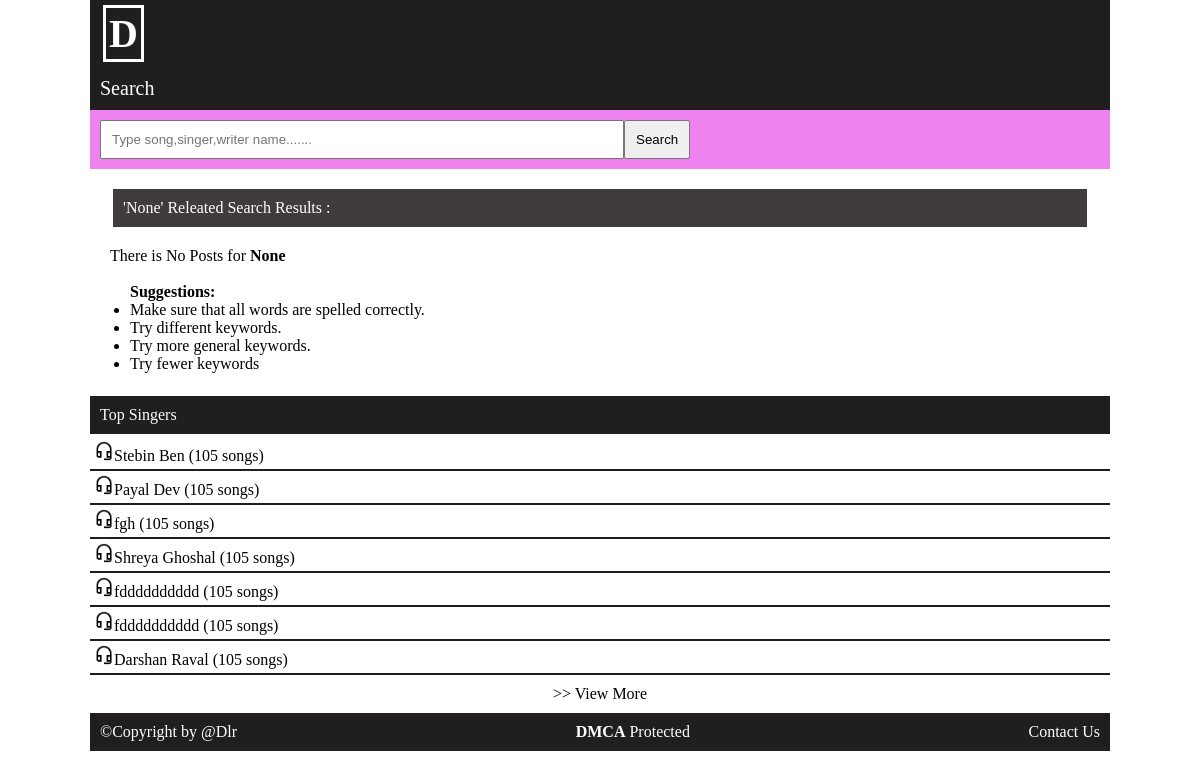
Screenshot of /search with the database file from the repository.
### home/models.py (models this page shows, shortened)
class Song(models.Model):
    SongName=models.CharField(max_length=1000)
    Lyrics=models.TextField()
    SongWriter=models.CharField(max_length=1000)
    Genere=models.ForeignKey(Genere, on_delete=models.CASCADE)
    singerName=models.ManyToManyField(Singer)
    YoutubeId=models.CharField(max_length=20)
    Short=models.TextField()
    DateTime=models.DateField(auto_now=False, auto_now_add=False)
    Album=models.CharField(max_length=50,null=True,blank=True)
    Slug=models.SlugField(max_length=40,null=True,blank=True,unique=True)
    View=models.IntegerField(default=0)
    class Meta:
        ordering = ['-pk']

class Singer(models.Model):
    Name=models.CharField(max_length=50)
    class Meta:
        ordering = ['-pk']

### home/views.py (the view)
# urls.py: path("search",views.search,name='search'),
def search(request):
    searc=request.GET.get('q')
    posts=Song.objects.filter(SongName__contains=str(searc))
    postlen=len(posts)
    context={
        'labex':f"'{searc}' Releated Search Results :",
        'label':searc,
        'postlength':postlen,
        'posts':posts,
        'sing':find(7,Singer),
    }
    return render(request,'label.html',context)

### home/views.py (called while the page is built)
def find(num,argsss):
    result=argsss.objects.all()[:int(num)]
    return result

### templates/label.html (shortened to what this page needs)
{% extends 'base.html' %}
{% block content_writing %}
{% if postlength == 0 %}
<div class="content-writing">
    <div class="content">
    <p class="breadcumbs">
    {{labex | safe}}
    </p></div>
<div class="short">
                    <p style="font: size 20px;">There is No Posts for <b>{{label}}</b></p><br>
                        <ul style="padding-left:20px ;"><b>Suggestions:</b>
                        <li>Make sure that all words are spelled correctly.</li>
                        <li>Try different keywords.</li>
                        <li>Try more general keywords.</li>
                        <li>Try fewer keywords</li>
                        </ul>
                </div>
</div>
{% endif %}
{% endblock content_writing %}

### templates/base.html (shortened to what this page needs)
<!DOCTYPE html>
<html lang="en">
<head>
    {% load static %}
    <link rel="stylesheet" href="{% static 'css/style.css' %}">
</head>
<body>
    <div class="container">
        <div class="logo">
            <a href="/"><b>D</b>{{setup.Site_Name}}</a>
        </div>
        <div class="search-content">
            <p>Search</p>
            <form action="/search" method="get">
                <input type="text" placeholder="Type song,singer,writer name......." name="q"
                    required><button>Search</button>
            </form>
        </div>
        {% block content_writing %}
        {% endblock content_writing %}
        <div class="singers">
                <p>Top Singers</p>
            <ul class="singers-list">
            {% for singers in sing %}
                <li><a href="/singer/{{singers.Name}}"><img src="{% static 'images/outline_headset_mic_black_24dp.png' %}" alt="{{singers.Name}}">{{singers.Name}}</a> (105 songs)
                </li>
            {% endfor %}
            </ul>
            <div class="view">
                <a href="/all/singers"> >> View More</a>
            </div>
        </div>
        <div class="footer">
            <div class="left">
                <p class="web-cradit">
                    &copy;Copyright by @Dlr
                </p>
            </div>
            <div class="center">
                <p><b>DMCA</b> Protected</p>
            </div>
            <div class="right">
                <a href="/contact">Contact Us</a>
            </div>
        </div>
    </div>
</body>
</html>

### static/css/style.css (style rules this page uses)
* { padding:0; margin: 0; }
:root { --skin-color:rgb(32, 30, 30); --join-color:rgb(255, 0, 0); --text-color:#ffffff; --main-text-padding:10px; --menu-color:red; --header-font-size:20px; }
body { background: #ffffff; font-family: 'Baloo Bhai 2', cursive; }
.container { margin:0 90px; }
.content-writing { padding: 10px; }
.logo { background:var(--skin-color); }
.logo { padding: var(--main-text-padding); }
.logo a { text-decoration: none; color: var(--text-color); padding: 3px; font-size: 40px; }
.logo b { color: var(--text-color); padding: 3px; font-size: 40px; border: solid 3px var(--text-color); }
.search-content { background-color: violet; }
.search-content p { font-size: var(--header-font-size); color: var(--text-color); padding: var(--main-text-padding); background-color: var(--skin-color); }
.search-content form { padding: var(--main-text-padding); }
.search-content form input { padding:var(--main-text-padding); width: 50%; }
.content { margin: 10PX; }
.search-content button { cursor: pointer; padding: var(--main-text-padding); }
.footer { background-attachment: fixed; background-color: var(--skin-color); display: flex; justify-content: space-between; padding: 10px; color: var(--text-color); }
.footer a { text-decoration: none; color: var(--text-color); }
.singers { width: 100%; }
.singers-list { display: grid; }
.singers ul li { list-style: none; padding: 4px; border-bottom:2px solid var(--skin-color); }
.singers ul img { width: 20px; height: 20px; }
.singers ul li a { text-decoration: none; color: black; padding-bottom:4px; }
.singers p { color: var(--text-color); background-color: var(--skin-color); padding: var(--main-text-padding); margin: 3px 0; }
.view { text-align: center; padding: 10px; }
.view a { text-decoration: none; color: black; }
.breadcumbs { background-color: rgb(65, 60, 60); padding: 10px; margin: 3px; color: white; }
.short { padding: 10px; }

### rows the page displays
Song: Album "None"
Singer: Name "Stebin Ben"
Singer: Name "Payal Dev"
Singer: Name "fgh"
Singer: Name "Shreya Ghoshal"
Singer: Name "fdddddddddd"
Singer: Name "fdddddddddd"
Singer: Name "Darshan Raval"

### other values shown
{{ labex | safe }} "'None' Releated Search Results :"
